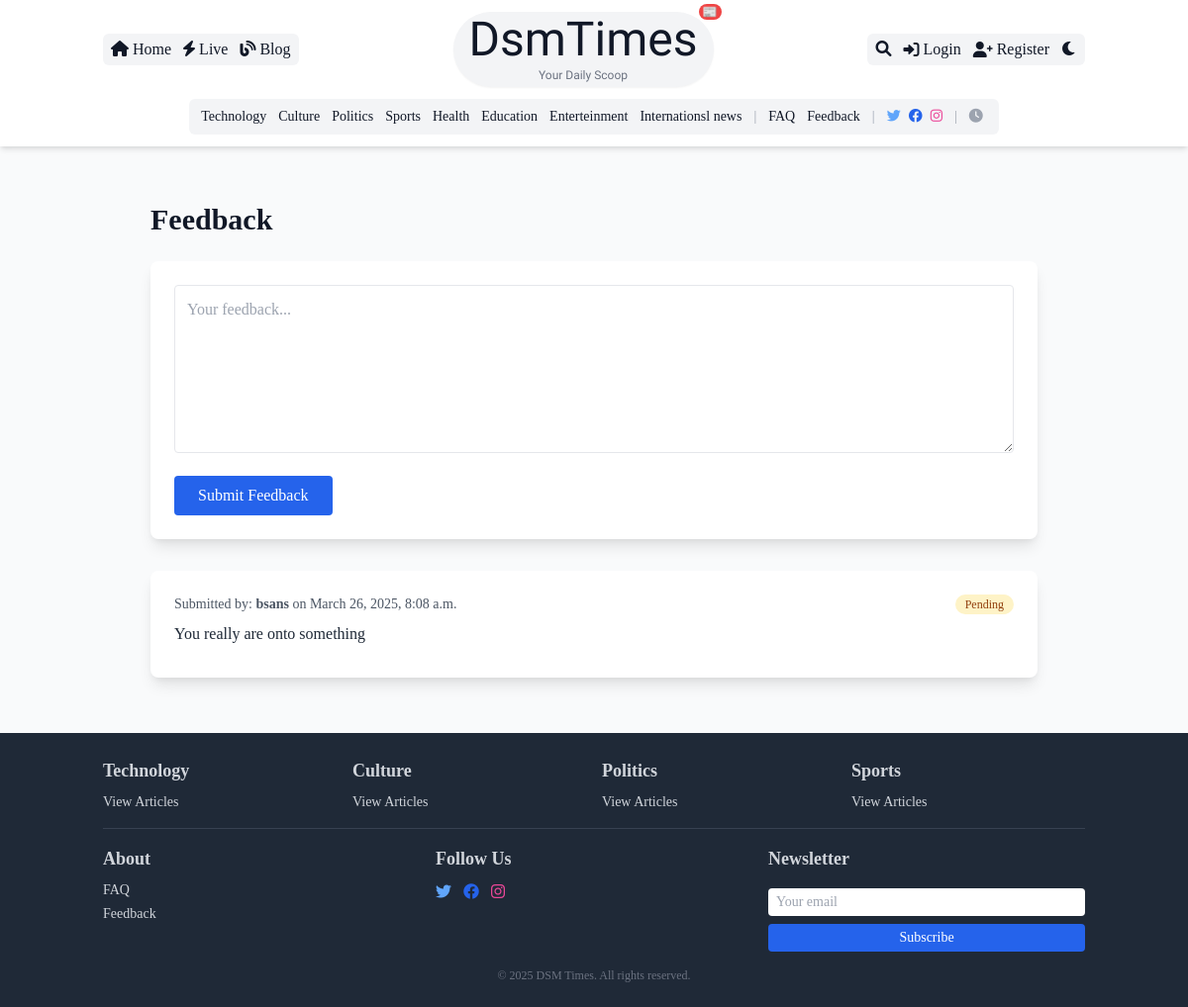
Before: /feedback/ with the older database file.
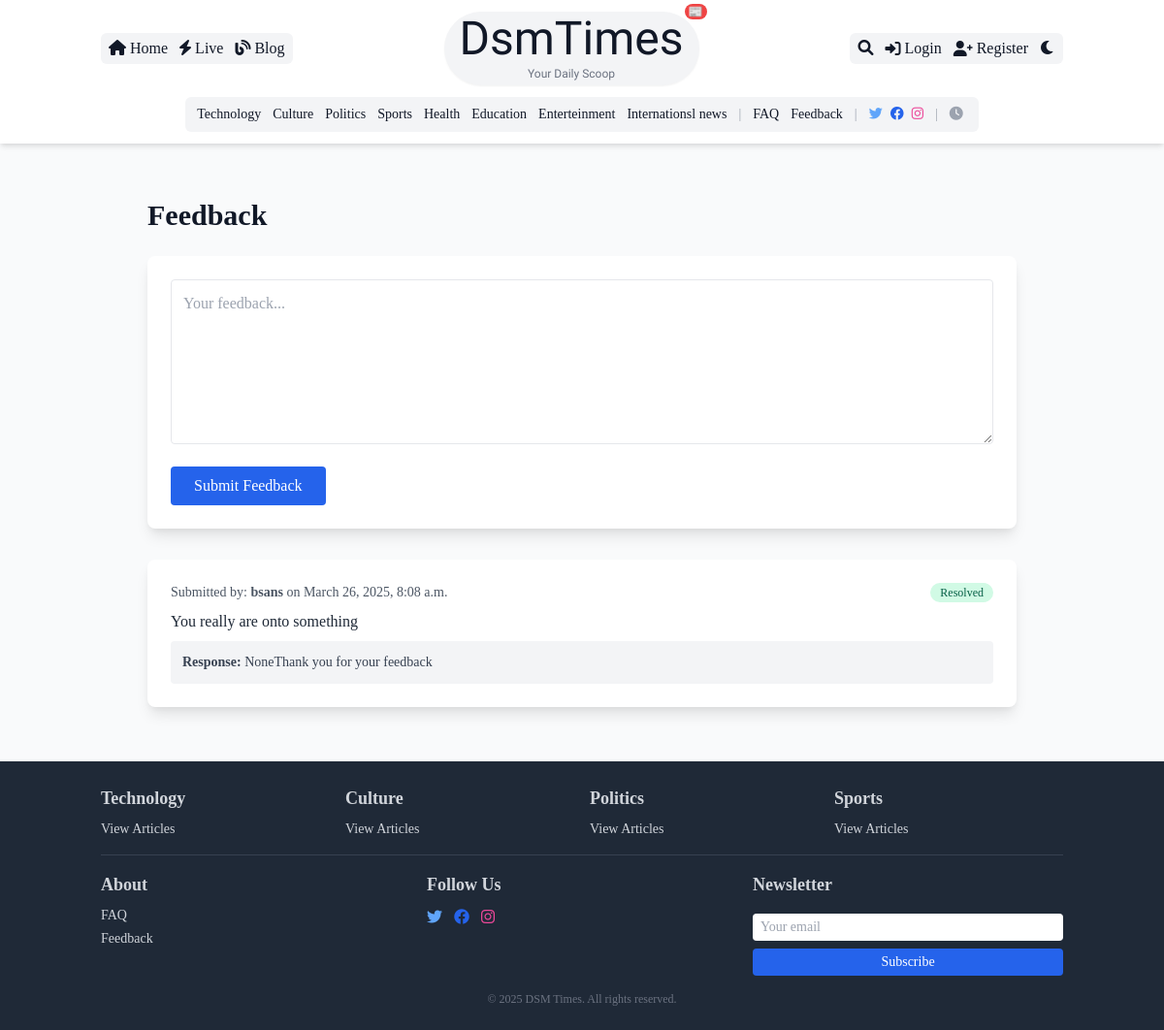
After: the same page with the newer database file.
### core/models.py (models this page shows, shortened)
class Feedback(models.Model):
    user = models.ForeignKey(User, on_delete=models.SET_NULL, null=True, blank=True, related_name='feedbacks')
    message = models.TextField()
    submitted_at = models.DateTimeField(auto_now_add=True)
    is_resolved = models.BooleanField(default=False)
    response = models.TextField(blank=True, null=True)
    is_hidden = models.BooleanField(default=False)  # New field for hiding feedback

### core/views.py (the view, shortened to what this page needs)
# urls.py: path('feedback/', views.feedback, name='feedback'),
def feedback(request):
    if request.user.is_authenticated and hasattr(request.user, 'userprofile') and request.user.userprofile.is_chief_editor:
        feedbacks = Feedback.objects.all().order_by('-submitted_at')
    else:
        feedbacks = Feedback.objects.filter(is_hidden=False).order_by('-submitted_at')
    return render(request, 'core/feedback.html', {'feedbacks': feedbacks})

### core/context_processors.py (called while the page is built)
def global_context(request):
    categories = Category.objects.all()
    dark_mode = request.session.get('dark_mode', False)
    return {'categories': categories, 'dark_mode': dark_mode}

### core/templates/core/feedback.html (shortened to what this page needs)
{% extends 'core/base.html' %}
{% block content %}
    <section class="max-w-4xl mx-auto px-4 sm:px-0 py-8">
        <h1 class="text-2xl sm:text-3xl font-bold mb-6 text-gray-900 dark:text-white">Feedback</h1>
        <form method="post" class="bg-white dark:bg-gray-800 p-4 sm:p-6 rounded-lg shadow-lg mb-8">
            <textarea name="message" class="w-full p-3 border rounded dark:bg-gray-700 dark:border-gray-600 dark:text-gray-100 focus:ring-2 focus:ring-blue-500" rows="6" placeholder="Your feedback..." required></textarea>
            <button type="submit" class="mt-4 bg-blue-600 text-white py-2 px-6 rounded hover:bg-blue-700 transition">Submit Feedback</button>
        </form>
        <div class="space-y-6">
            {% if feedbacks %}
                {% for feedback in feedbacks %}
                    <div class="bg-white dark:bg-gray-800 p-4 sm:p-6 rounded-lg shadow-lg">
                        <div class="flex justify-between items-center mb-2">
                            <p class="text-sm text-gray-600 dark:text-gray-400">
                                Submitted by: <span class="font-semibold">{{ feedback.user.username|default:"Anonymous" }}</span> on {{ feedback.submitted_at|date:"F j, Y, g:i a" }}
                            </p>
                            <span class="inline-flex items-center px-2.5 py-0.5 rounded-full text-xs font-medium {% if feedback.is_resolved %}bg-green-100 text-green-800{% else %}bg-yellow-100 text-yellow-800{% endif %}">
                                {{ feedback.is_resolved|yesno:"Resolved,Pending" }}
                            </span>
                        </div>
                        <p class="text-gray-800 dark:text-gray-200 mb-2">{{ feedback.message }}</p>
                        {% if feedback.response %}
                            <div class="mt-2 p-3 bg-gray-100 dark:bg-gray-700 rounded">
                                <p class="text-sm text-gray-700 dark:text-gray-300">
                                    <span class="font-semibold">Response:</span> {{ feedback.response }}
                                </p>
                            </div>
                        {% endif %}
                    </div>
                {% endfor %}
            {% else %}
                <p class="text-gray-600 dark:text-gray-400">No feedback submitted yet. Be the first to share your thoughts!</p>
            {% endif %}
        </div>
    </section>
{% endblock %}

Changed rows visible on the page:
changed Feedback "You really are onto something": is_resolved "Pending" → "Resolved"; response (not shown) → "NoneThank you for your feedback"
